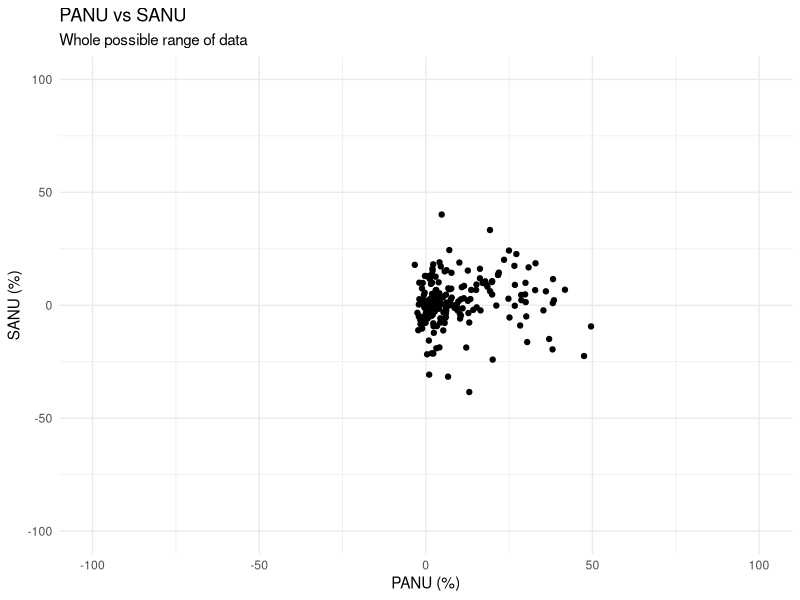
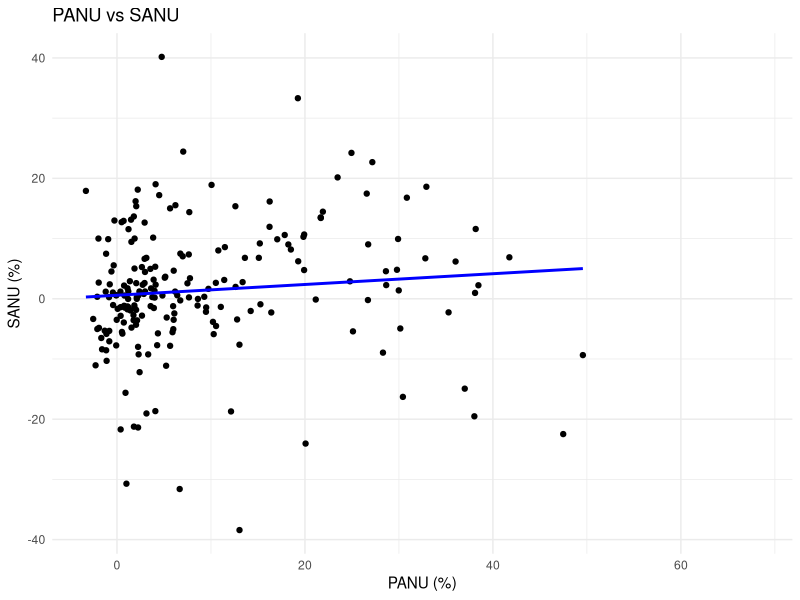
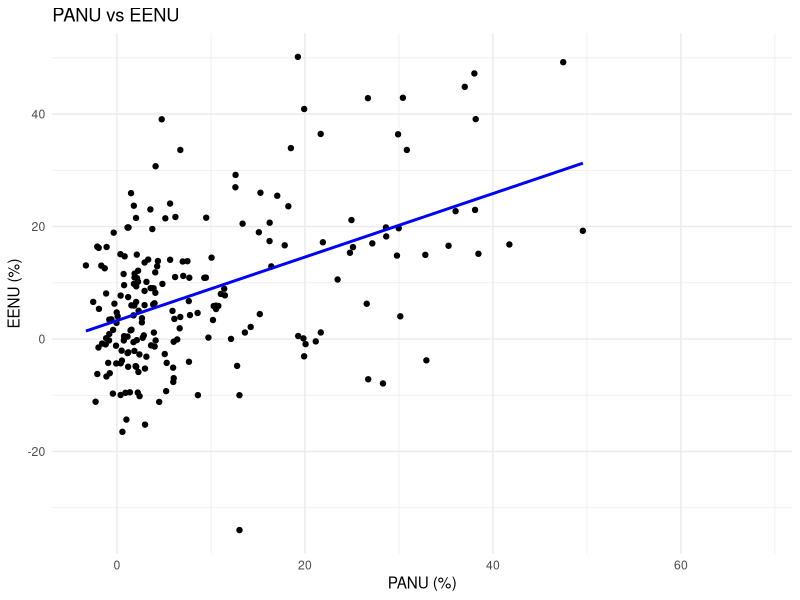

These charts were generated, in order, by the following R code:
## ---- chunk 1
nonuse <- read.csv("data/test_data/NonUse.csv", sep = ",", header=TRUE)
head(nonuse)
summary(nonuse)
## ---- chunk 2
cor.test(nonuse$PANU, nonuse$SANU, method = "spearman")
cor.test(nonuse$PANU, nonuse$EENU, method = "spearman")
## ---- chunk 3
library(ggplot2)
p1 <- ggplot(nonuse, aes(x = PANU, y = SANU)) +
  geom_point() +
  xlim(-100, 100) +
  ylim(-100, 100) +
  labs(title = "PANU vs SANU", subtitle = "Whole possible range of data", x = "PANU (%)", y = "SANU (%)") +
  theme_minimal()

show(p1)
## ---- chunk 4
library(ggplot2)
p1 <- ggplot(nonuse, aes(x = PANU, y = SANU)) +
  geom_point() +
  geom_smooth(method = "lm", se = FALSE, color = "blue") +
  # xlim(-100, 100) +
  # ylim(-100, 100) +
  labs(title = "PANU vs SANU", x = "PANU (%)", y = "SANU (%)") +
  theme_minimal()

show(p1)
## ---- chunk 5
library(ggplot2)
p1 <- ggplot(nonuse, aes(x = PANU, y = EENU)) +
  geom_point() +
  geom_smooth(method = "lm", se = FALSE, color = "blue") +
  # xlim(-100, 100) +
  # ylim(-100, 100) +
  labs(title = "PANU vs EENU", x = "PANU (%)", y = "EENU (%)") +
  theme_minimal()

show(p1)
## ---- chunk 6
model_sanu <- lm(PANU ~ SANU, data = nonuse)
summary(model_sanu)
coefficients_sanu <- coefficients(model_sanu)
a_sanu <- coefficients_sanu["SANU"]
b_sanu <- coefficients_sanu["(Intercept)"]
cat("Regression equation for PANU as a function of SANU: PANU =", a_sanu, "* SANU +", b_sanu, "\n")
model_eenu <- lm(PANU ~ EENU, data = nonuse)
summary(model_eenu)
coefficients_eenu <- coefficients(model_eenu)
a_eenu <- coefficients_eenu["EENU"]
b_eenu <- coefficients_eenu["(Intercept)"]
cat("Regression equation for PANU as a function of EENU: PANU =", a_eenu, "* EENU +", b_eenu, "\n")
